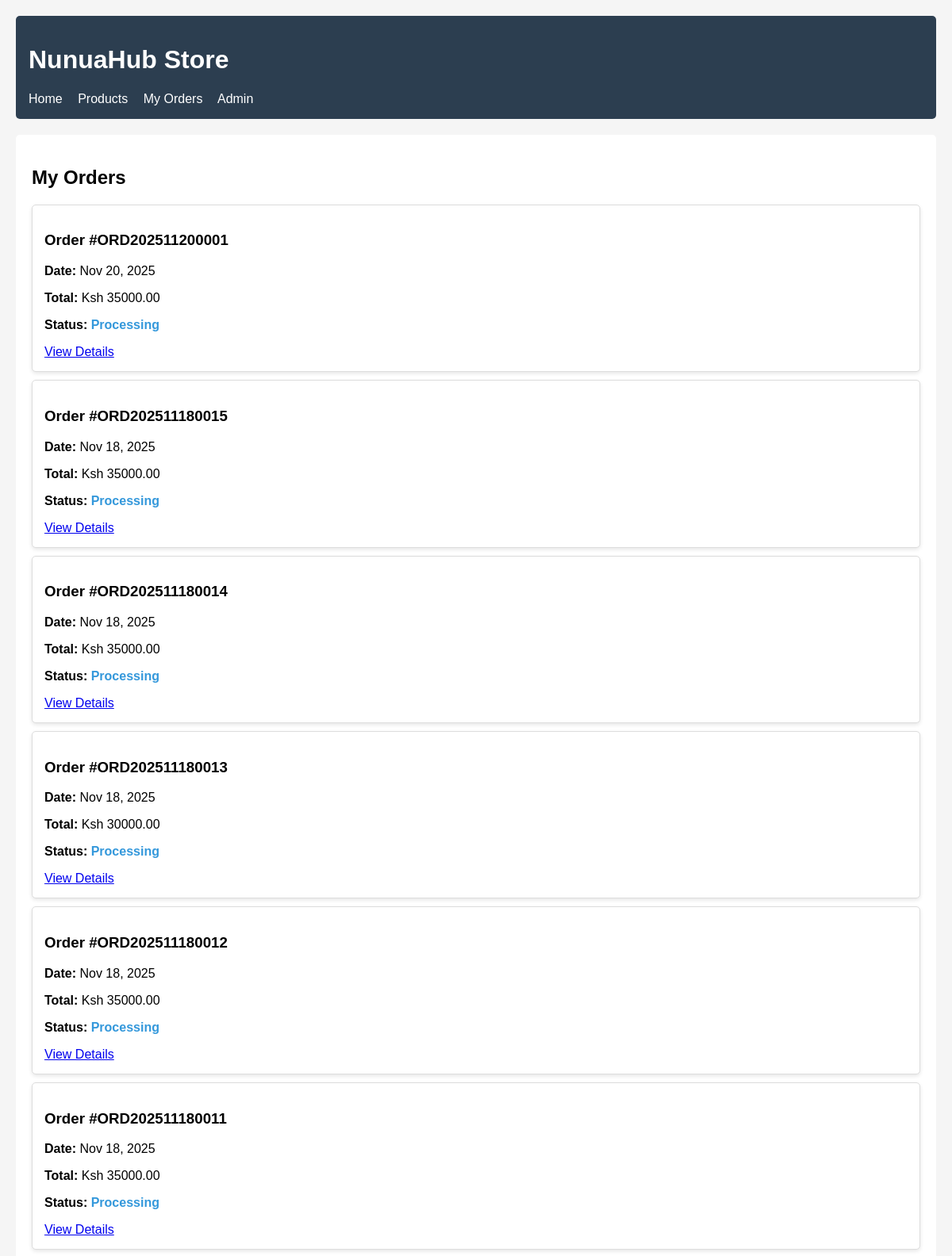
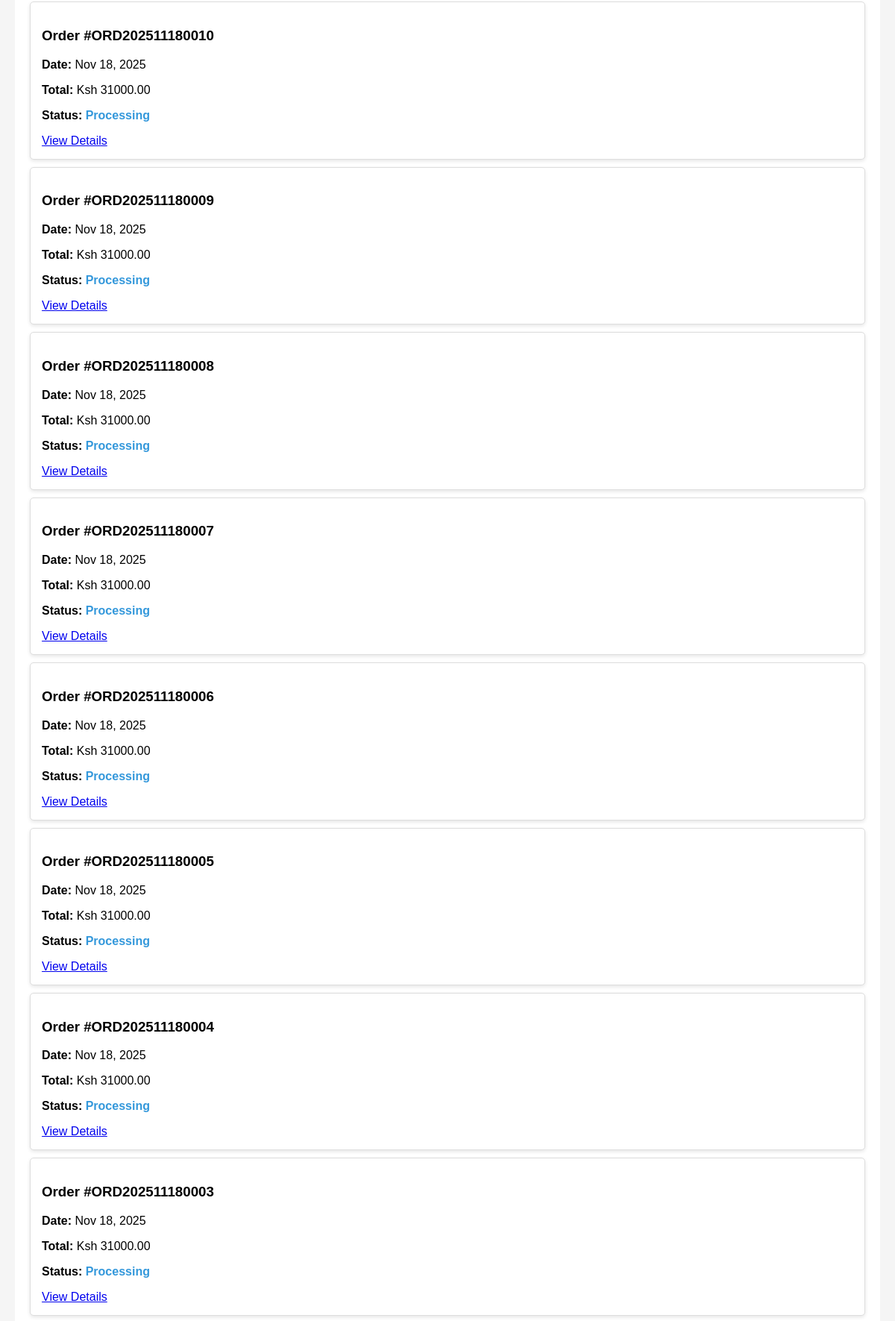
The app's page /orders/ (signed in, upper part) with its own data (2 pictures, top to bottom).
### orders/models.py (models this page shows, shortened)
class Order(models.Model):
    STATUS_CHOICES = [
        ('pending', 'Pending'),
        ('processing', 'Processing'),
        ('shipped', 'Shipped'),
        ('delivered', 'Delivered'),
        ('cancelled', 'Cancelled'),
    ]
    user = models.ForeignKey(User, on_delete=models.CASCADE)
    order_number = models.CharField(max_length=20, unique=True)
    total_amount = models.DecimalField(max_digits=10, decimal_places=2, default=0.00)
    status = models.CharField(max_length=20, choices=STATUS_CHOICES, default='pending')
    shipping_address = models.TextField(default='Address not provided')
    billing_address = models.TextField(default='Address not provided')
    created_at = models.DateTimeField(auto_now_add=True)
    updated_at = models.DateTimeField(auto_now=True)

### orders/views.py (the view)
# urls.py: path('', views.order_list, name='order_list'),
@login_required
def order_list(request):
    orders = Order.objects.filter(user=request.user).order_by('-created_at')
    return render(request, 'orders/order_list.html', {'orders': orders})

### orders/templates/orders/order_list.html (shortened to what this page needs)
<!DOCTYPE html>
<html>
<head>
</head>
<body>
    <div class="header">
        <h1>NunuaHub Store</h1>
        <nav>
            <a href="/store/">Home</a>
            <a href="/store/products/">Products</a>
            <a href="/orders/">My Orders</a>
            <a href="/admin/">Admin</a>
        </nav>
    </div>
    <div class="content">
        <h2>My Orders</h2>
        {% if orders %}
            {% for order in orders %}
            <div class="order-card">
                <h3>Order #{{ order.order_number }}</h3>
                <p><strong>Date:</strong> {{ order.created_at|date:"M d, Y" }}</p>
                <p><strong>Total:</strong> Ksh {{ order.total_amount }}</p>
                <p><strong>Status:</strong>
                    <span class="status-{{ order.status }}">{{ order.get_status_display }}</span>
                </p>
                <a href="{% url 'orders:order_detail' order.order_number %}">View Details</a>
            </div>
            {% endfor %}
        {% else %}
            <p>You haven't placed any orders yet.</p>
            <a href="{% url 'orders:create_test_order' %}" style="background: #3498db; color: white; padding: 10px 15px; text-decoration: none; border-radius: 5px; display: inline-block;">Create Test Order</a>
            <a href="/store/products/">Continue Shopping</a>
        {% endif %}
    </div>
</body>
</html>

### orders/templates/orders/order_list.html (style rules this page uses)
body { font-family: Arial, sans-serif; margin: 20px; background: #f5f5f5; }
.header { background: #2c3e50; color: white; padding: 1rem; margin-bottom: 20px; border-radius: 5px; }
nav a { color: white; margin-right: 15px; text-decoration: none; }
.order-card { background: white; border: 1px solid #ddd; padding: 15px; margin: 10px 0; border-radius: 5px; box-shadow: 0 2px 5px rgba(0,0,0,0.1); }
.status-processing { color: #3498db; font-weight: bold; }
.content { background: white; padding: 20px; border-radius: 5px; }

### records on screen
Order: order_number "ORD202511200001", created_at "Nov 20, 2025", total_amount "35000.00", status "Processing"
Order: order_number "ORD202511180015", created_at "Nov 18, 2025", total_amount "35000.00", status "Processing"
Order: order_number "ORD202511180014", created_at "Nov 18, 2025", total_amount "35000.00", status "Processing"
Order: order_number "ORD202511180013", created_at "Nov 18, 2025", total_amount "30000.00", status "Processing"
Order: order_number "ORD202511180012", created_at "Nov 18, 2025", total_amount "35000.00", status "Processing"
Order: order_number "ORD202511180011", created_at "Nov 18, 2025", total_amount "35000.00", status "Processing"
Order: order_number "ORD202511180010", created_at "Nov 18, 2025", total_amount "31000.00", status "Processing"
Order: order_number "ORD202511180009", created_at "Nov 18, 2025", total_amount "31000.00", status "Processing"
Order: order_number "ORD202511180008", created_at "Nov 18, 2025", total_amount "31000.00", status "Processing"
Order: order_number "ORD202511180007", created_at "Nov 18, 2025", total_amount "31000.00", status "Processing"
Order: order_number "ORD202511180006", created_at "Nov 18, 2025", total_amount "31000.00", status "Processing"
Order: order_number "ORD202511180005", created_at "Nov 18, 2025", total_amount "31000.00", status "Processing"
Order: order_number "ORD202511180004", created_at "Nov 18, 2025", total_amount "31000.00", status "Processing"
Order: order_number "ORD202511180003", created_at "Nov 18, 2025", total_amount "31000.00", status "Processing"
